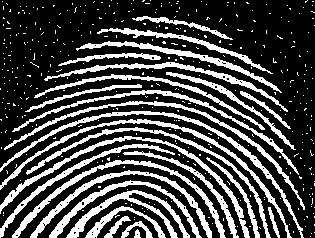
%> input picture image processing/EGCO486_LAB09_364/EGCO486_LAB09_364/noisy_fingerprint.tif, 315 x 238 px
$ octave --eval "result = Myclosing(imread('noisy_fingerprint.tif'));"   (GNU Octave 9; MATLAB toolbox functions it lacks are replaced by stand-ins)
%> lines starting %> are read from the running program, lines starting %| are printed output that depends on the picture; in (x1, y1, x2, y2) boxes, pixels count from 0 and x2, y2 are one past the last pixel; in counts of white or black regions, pixels touching at a corner belong together; the program's own positions count from 1
### image processing/EGCO486_LAB09_364/EGCO486_LAB09_364/Mydilate.m
function [ output ] = Mydilate( img )
    img=im2bw(img);
%> img: size 238x315 logical; 28.5% white; 414 white regions (387 under 20 px), largest, box (x1, y1, x2, y2) and area: (0, 111, 304, 238) 1388, (0, 136, 250, 238) 1372, (0, 119, 292, 238) 1337
    output=img;
    mask=[1,1,1;1,1,1;1,1,1];
    [m,n]=size(img);
%> m = 238; n = 315
    padImg=padarray(img,[1,1],0,'both');
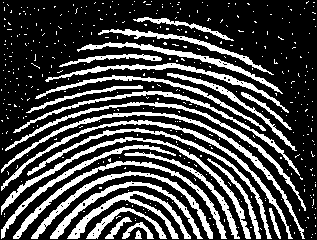
%> padImg: size 240x317 logical; 28.1% white; 414 white regions (387 under 20 px), largest, box (x1, y1, x2, y2) and area: (1, 112, 305, 239) 1388, (1, 137, 251, 239) 1372, (1, 120, 293, 239) 1337
    for i=2:m
        for j=2:n
            if(padImg(i,j)==1)
                if(padImg(i-1,j-1)+mask(1,1)>=1)
                    output(i-1,j-1)=1;
                end
                if(padImg(i,j-1)+mask(1,2)>=1)
                    output(i,j-1)=1;
                end
                if(padImg(i+1,j-1)+mask(1,3)>=1)
                    output(i+1,j-1)=1;
                end
                if(padImg(i-1,j)+mask(2,1)>=1)
                    output(i-1,j)=1;
                end
                if(padImg(i,j)+mask(2,2)>=1)
                    output(i,j)=1;
                end
                if(padImg(i+1,j)+mask(2,3)>=1)
                    output(i+1,j)=1;
                end
                if(padImg(i-1,j+1)+mask(3,1)>=1)
                    output(i-1,j+1)=1;
                end
                if(padImg(i,j+1)+mask(3,2)>=1)
                    output(i,j+1)=1;
                end
                if(padImg(i+1,j+1)+mask(3,3)>=1)
                    output(i+1,j+1)=1;
                end
            end
        end
    end
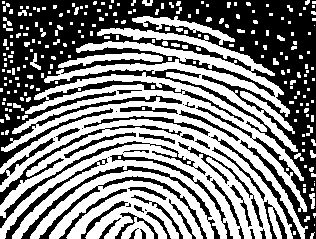
%> output: size 239x316 logical; 51.5% white; 49 black regions (11 under 20 px), largest, box (x1, y1, x2, y2) and area: (0, 0, 316, 239) 26356, (21, 166, 220, 239) 1075, (0, 141, 206, 228) 894
%     output=im2bw(output);

end

### image processing/EGCO486_LAB09_364/EGCO486_LAB09_364/Myerosion.m
function [ output ] = Myerosion( img )

    mask=[1,1,1;1,1,1;1,1,1];
    [m,n]=size(img);
%> m = 239; n = 316
    padImg=padarray(img,[1,1],0,'both');
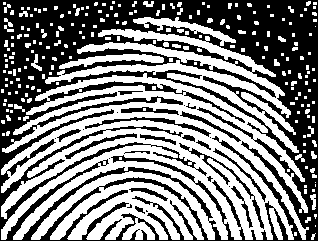
%> padImg: size 241x318 logical; 50.8% white; 27 black regions (10 under 20 px), largest, box (x1, y1, x2, y2) and area: (0, 0, 318, 241) 35131, (179, 143, 264, 229) 463, (85, 117, 211, 137) 407
    for i=2:m
        for j=2:n
            if(padImg(i,j)==1)
                if(padImg(i-1,j-1)*mask(1,1)==0||padImg(i,j-1)*mask(1,2)==0||padImg(i+1,j-1)*mask(1,3)==0||padImg(i-1,j)*mask(2,1)==0||padImg(i,j)*mask(2,2)==0||padImg(i+1,j)*mask(2,3)==0||padImg(i-1,j+1)*mask(3,1)==0||padImg(i,j+1)*mask(3,2)==0||padImg(i+1,j+1)*mask(3,3)==0)
                    output(i,j)=0;
                else
                    output(i,j)=img(i,j);
                end
            end
        end
    end
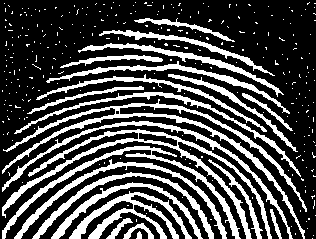
%> output: size 239x316 double; values 0 (black) and 1 (white), 29.1% white; 309 white regions (286 under 20 px), largest, box (x1, y1, x2, y2) and area: (2, 99, 307, 239) 2747, (2, 129, 272, 239) 2587, (69, 191, 192, 239) 1653
%     output=im2bw(output);
end

### image processing/EGCO486_LAB09_364/EGCO486_LAB09_364/Myclosing.m
function [ output,output2 ] = Myclosing( img )

    output=Mydilate(img);
    output2=Myerosion(output);

end

$ run again, on image processing/EGCO486_LAB09_364/EGCO486_LAB09_364/text-gaps_1_pixel.tif
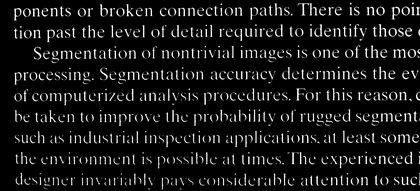
%> input picture image processing/EGCO486_LAB09_364/EGCO486_LAB09_364/text-gaps_1_pixel.tif, 420 x 191 px, shrunk from 2017 x 917 before the run
%> in Mydilate, `img=im2bw(img);`:
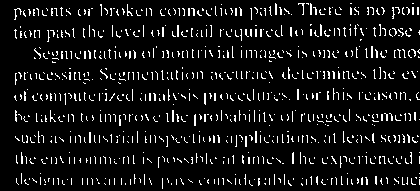
%> img: size 191x420 logical; 8% white in thin lines or dots
%> after the loop in Myerosion, `for i=2:m`:
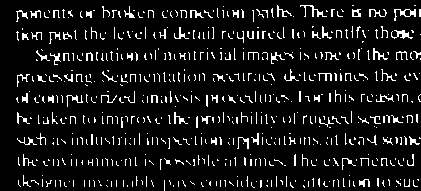
%> output: size 191x421 double; values 0 (black) and 1 (white), 9% white in thin lines or dots
